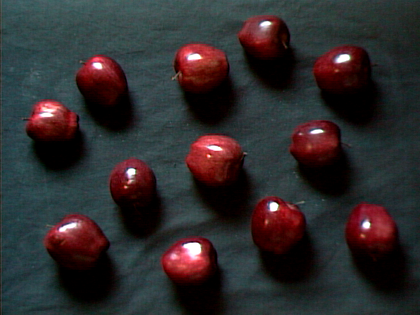
%> input picture Fruit Finder/fruit/apples_day.tiff, 420 x 315 px, shrunk from 640 x 480 before the run
$ octave apples_day.m   (GNU Octave 9; MATLAB toolbox functions it lacks are replaced by stand-ins)
%> lines starting %> are read from the running program, lines starting %| are printed output that depends on the picture; in (x1, y1, x2, y2) boxes, pixels count from 0 and x2, y2 are one past the last pixel; in counts of white or black regions, pixels touching at a corner belong together; the program's own positions count from 1
clear;
clc;
img=imread('fruit\apples_day.tiff');
%> img is the input picture: size 315x420x3 uint8; mean R, G, B 47.7, 43.5, 44.8
hsv=rgb2hsv(img);
%> hsv: size 315x420x3 double; mean H, S, V 0.427, 0.439, 0.229
imtool(hsv);
imwrite(hsv,'apple_hsv.png');
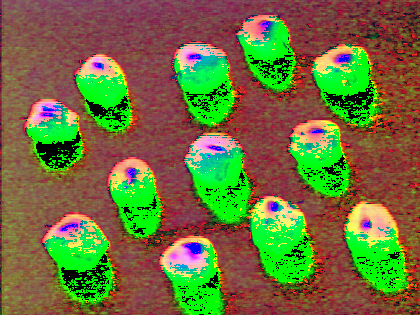
%> saved as apple_hsv.png: size 315x420x3 uint8; mean R, G, B 109, 111.9, 58.4
maskA=ones(size(img,1),size(img,2));
%find apple
yellow=find(hsv(:,:,1)>0.95&hsv(:,:,2)>0.5&hsv(:,:,3)>0.3);
%> yellow = 7904 values from 8629 to 124024
maskA(yellow)=0;
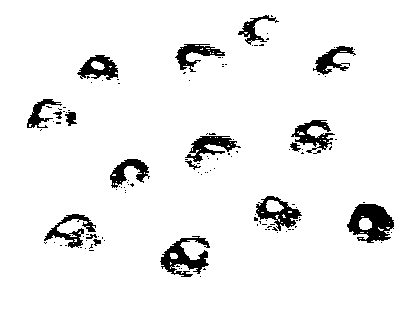
%> maskA: size 315x420 double; values 0 (black) and 1 (white), 94% white; 126 black regions (108 under 20 px), largest, box (x1, y1, x2, y2) and area: (347, 204, 394, 243) 1127, (160, 236, 210, 277) 913, (256, 196, 302, 231) 659
megenta=find(hsv(:,:,1)>0.6&hsv(:,:,2)>0.1&hsv(:,:,3)>0.4);
%> megenta = 7434 values from 8314 to 123394
maskA(megenta)=0;
light_yellow=find(hsv(:,:,1)>0.9&hsv(:,:,2)>0.2&hsv(:,:,3)>0.5);
%> light_yellow = 4494 values from 9254 to 123079
maskA(light_yellow)=0;
green=find(hsv(:,:,1)<0.03&hsv(:,:,3)>0.1&hsv(:,:,2)>0.97&hsv(:,:,3)<0.35);
%> green = 5705 values from 8951 to 124663
maskA(green)=0;
green_blue=find(hsv(:,:,1)<0.05&hsv(:,:,2)>0.6&hsv(:,:,3)>0.3);
%> green_blue = 4394 values from 9260 to 124026
maskA(green_blue)=0;
green=find(hsv(:,:,2)>0.7&hsv(:,:,3)>0.04);
%> green = 20064 values from 1866 to 130603
maskA(green)=0;
blue=find(hsv(:,:,1)<0.3&hsv(:,:,2)<0.3&hsv(:,:,3)>0.7);
%> blue = 473 values from 13654 to 116463
maskA(blue)=0;
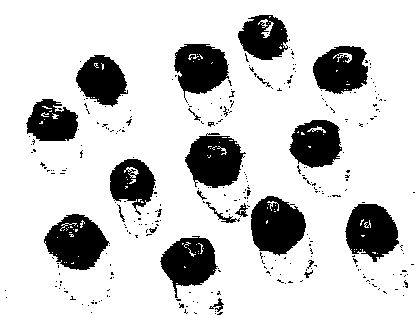
%> maskA: size 315x420 double; values 0 (black) and 1 (white), 81% white; 304 black regions (279 under 20 px), largest, box (x1, y1, x2, y2) and area: (251, 196, 306, 256) 2379, (44, 214, 110, 270) 2373, (185, 133, 246, 188) 2306
imtool(maskA);
%morphological operation
face=repmat(maskA,[1,1,3]).* double(hsv);
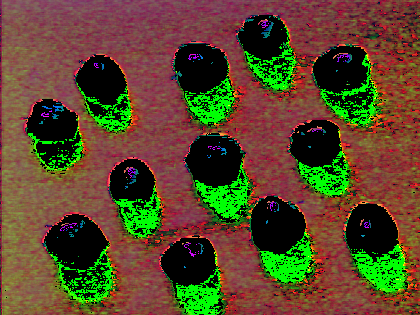
%> face: size 315x420x3 double; mean R, G, B 0.351, 0.28, 0.161
imtool(double(face));
strElt=strel('square',7);
streltt=strel('square',13);
maskA1=imdilate(maskA,strElt);
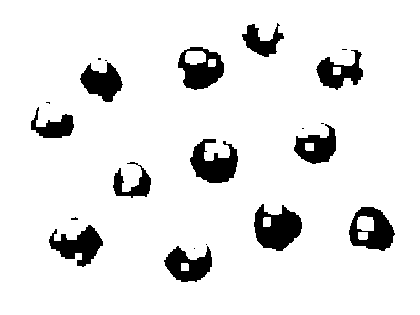
%> maskA1: size 315x420 double; values 0 (black) and 1 (white), 90.9% white; 21 black regions (9 under 20 px), largest, box (x1, y1, x2, y2) and area: (254, 204, 302, 251) 1462, (190, 139, 238, 183) 1270, (349, 207, 395, 251) 1190
maskA2=imerode(maskA1,streltt);
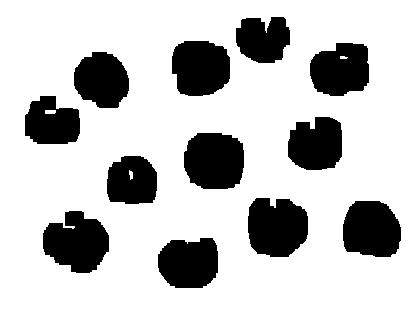
%> maskA2: size 315x420 double; values 0 (black) and 1 (white), 77.3% white; 12 black regions, largest, box (x1, y1, x2, y2) and area: (248, 198, 308, 257) 2940, (43, 211, 109, 273) 2919, (184, 133, 244, 189) 2898
imtool(maskA1);
imtool(maskA2);
new=zeros(size(img,1),size(img,2));
white=find(maskA2==0);
%> white = 30032 values from 7991 to 126241
%black=find(maskA2==1);
new(white)=1;
%new(black)=0;
[aaaa,num]=bwlabel(new);
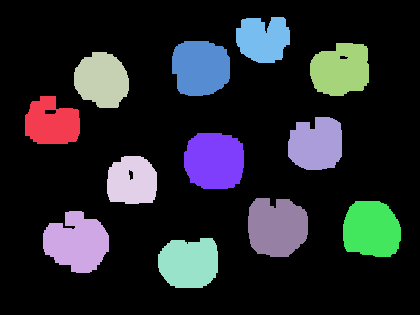
%> aaaa: size 315x420 double; 13 distinct labels, from 0 to 12; one colour per label, 0 black
%> num = 12
imtool(new);
for i=1:3
    for j=1:size(img,2)
        for k=1:size(img,1)

        end
    end
end
%a=a*10;
imtool(a);
%> (this line was passed over: a is not available in this run)

$ run again, with Fruit Finder/fruit/bananas_day.tiff copied over Fruit Finder/fruit/apples_day.tiff
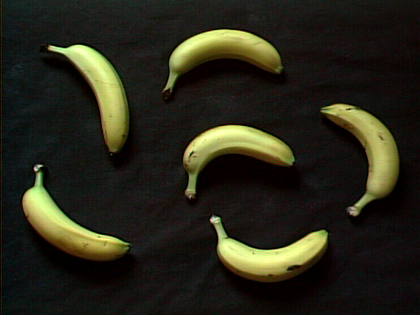
%> input picture Fruit Finder/fruit/bananas_day.tiff, 420 x 315 px, shrunk from 640 x 480 before the run
%> img is the input picture: size 315x420x3 uint8; mean R, G, B 40.2, 38.8, 25.2
%> hsv: size 315x420x3 double; mean H, S, V 0.272, 0.432, 0.169
%> yellow = 59734
%> `maskA(yellow)=0;`:
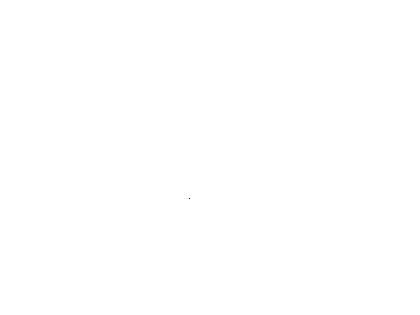
%> maskA: size 315x420 double; values 0 (black) and 1 (white), 100% white; black in thin lines or dots, all inside (x1, y1, x2, y2) = (189, 198, 190, 199)
%> megenta = [10878; 10879; 10880; 10881; 11195; 11196; 11506; 53641; 66370; 66683; 66998; 109829; 110463; 110465]
%> light_yellow = [10879; 10880; 10881; 66370; 110463]
%> `green=find(hsv(:,:,1)<0.03&hsv(:,:,3)>0.1&hsv(:,:,2)>0.97&hsv(:,:,3)<0..`: green = 68 values from 115 to 111331
%> green_blue = 23 values from 9357 to 114176
%> `green=find(hsv(:,:,2)>0.7&hsv(:,:,3)>0.04);`: green = 11858 values from 1 to 132253
%> blue = 185 values from 11510 to 113602
%> maskA1: size 315x420 double; values 0 (black) and 1 (white), 99.5% white; 16 black regions (12 under 20 px), largest, box (x1, y1, x2, y2) and area: (54, 241, 116, 259) 260, (188, 50, 219, 67) 124, (229, 49, 253, 62) 117, (257, 61, 274, 70) 56
%> maskA2: size 315x420 double; values 0 (black) and 1 (white), 96.2% white; 7 black regions, largest, box (x1, y1, x2, y2) and area: (182, 43, 280, 76) 1949, (44, 233, 122, 265) 1452, (231, 144, 278, 167) 705
%> white = 5071 values from 14094 to 111328
%> `[aaaa,num]=bwlabel(new);`:
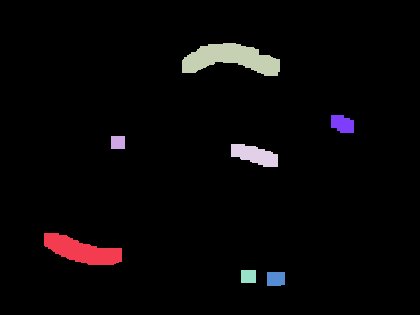
%> aaaa: size 315x420 double; 8 distinct labels, from 0 to 7; one colour per label, 0 black
%> num = 7
